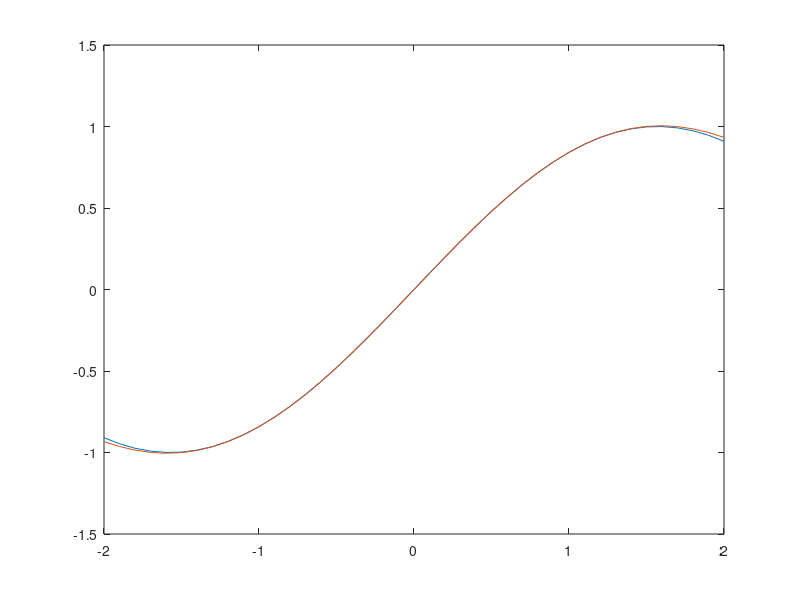

Recreate this plot in MATLAB.
% Este programa calcula o valor de uma funcao por serie (polinomio) de Taylor
% Taylor: f(x) = Sum(0,infty,f^(n)(a)/n!*(x-a)^n
% Se a=0: f(x) = Sum(0,infty,f^(n)(0)/n!*x^n    (serie de Maclaurin) 

function CalcTaylorModelo()
 % clc
 format long

 disp('Calculo da expansao de Taylor de uma funcao em torno de a = 0');
 x = input('Entre com o valor de x: ');
 g = input('Entre com o grau do polinomio: ');

 %{s = 0;
 %for k=0:g
  %s = s + coef(k)*x^k/factorial(k);
 %end;

 %            ======= coef(k) = f^(n)(0) ========
 %  --------------------------------------------- 
 %  k         0  1  2  3  4  5  6  7  8  9 10 11 
 %  =============================================
 %  e^x       1  1  1  1  1  1  1  1  1  1  1  1 
 %  cos(x)    1  0 -1  0  1  0 -1  0  1  0 -1  0
 %  sen(x)    0  1  0 -1  0  1  0 -1  0  1  0 -1
 %  =============================================
 %  mod(k,4)  0  1  2  3  0  1  2  3  0  1  2  3
 
 
 X = -2:0.1:2;
 s = zeros(1, length(X));
 Y = f(X);
 for i = 1:length(X)
    for k=0:g
        s(i) = s(i) + coef(k)*X(i)^k/factorial(k);
    end
 end
 plot(X,Y,X,s);
 
 fprintf('Taylor: %12.10f\n',s);
 fprintf('Exato : %12.10f\n',f(x));
 
end

function y = f(t)
% y = exp(t);
% y = cos(t);
  y = sin(t);
end

function c = coef(k)
 %%% funcao exponencial 
 % Implementar coeficientes para função exponencial
 % c = .... 
 
 %c = 1;
  
 %%% funcao cosseno 
 % Implementar coeficientes para função cosseno       
 % c = ....  
 
 %c = 1i^k;
 
 %if m == 0
  %   c = 1;
   % else
    %    if m == 2
     %    c = -1;
      %  else
       %     c = 0;
        %end
 %end
 %%% funcao seno 
 % Implementar coeficientes para função seno    
 % c = ....  
 
 c = 1i^(k+3);
 
%  m = mod(k,4);
 %if m == 1
  %   c = 1;
   % else
    %    if m == 3
     %    c = -1;
      %  else
       %     c = 0;
        %end
% end
 
end


